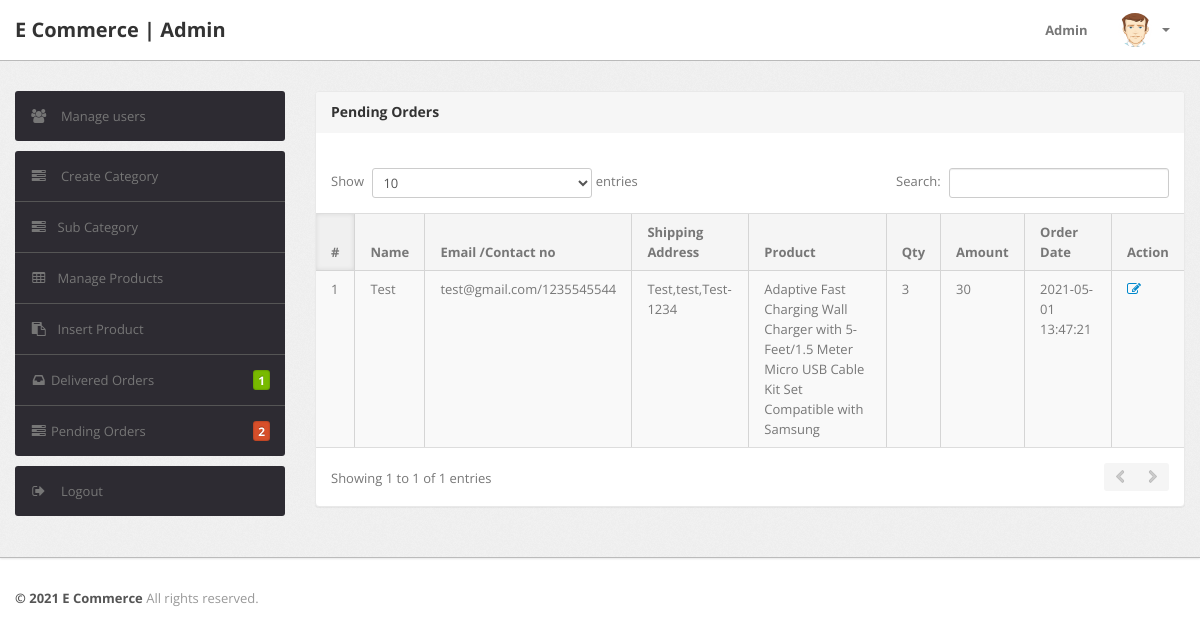
The app's page /admin/delivered-orders.php (signed in) with its own data.
### tables this page shows
CREATE TABLE `orders` (
  `id` int(11) NOT NULL,
  `userId` int(11) DEFAULT NULL,
  `productId` varchar(255) DEFAULT NULL,
  `quantity` int(11) DEFAULT NULL,
  `orderDate` timestamp NOT NULL DEFAULT current_timestamp(),
  `paymentMethod` varchar(50) DEFAULT NULL,
  `orderStatus` varchar(55) DEFAULT NULL
);

CREATE TABLE `users` (
  `Id` int(50) NOT NULL,
  `user_name` varchar(50) DEFAULT NULL,
  `user_password` varchar(50) DEFAULT NULL,
  `user_email` varchar(50) DEFAULT NULL,
  `user_phone` varchar(50) DEFAULT NULL,
  `user_type` varchar(50) DEFAULT NULL,
  `reg_date` datetime NOT NULL DEFAULT current_timestamp(),
  `shippingAddress` longtext DEFAULT NULL,
  `shippingState` varchar(255) DEFAULT NULL,
  `shippingCity` varchar(255) DEFAULT NULL,
  `shippingPincode` int(11) DEFAULT NULL,
  `billingAddress` longtext DEFAULT NULL,
  `billingState` varchar(255) DEFAULT NULL,
  `billingCity` varchar(255) DEFAULT NULL,
  `billingPincode` int(11) DEFAULT NULL
);

CREATE TABLE `products` (
  `id` int(11) NOT NULL,
  `productName` varchar(255) DEFAULT NULL,
  `productCompany` varchar(255) DEFAULT NULL,
  `productPrice` int(11) DEFAULT NULL,
  `productDescription` longtext DEFAULT NULL,
  `productImage1` varchar(255) DEFAULT NULL,
  `productImage2` varchar(255) DEFAULT NULL,
  `productImage3` varchar(255) DEFAULT NULL,
  `category` int(11) NOT NULL,
  `subCategory` int(11) DEFAULT NULL,
  `userId` int(11) NOT NULL,
  `productAvailability` varchar(255) DEFAULT NULL,
  `postingDate` timestamp NULL DEFAULT current_timestamp(),
  `sale_status` varchar(50) DEFAULT NULL,
  `updationDate` varchar(255) DEFAULT NULL,
  `status` varchar(100) NOT NULL DEFAULT 'active'
);

### admin/delivered-orders.php (the view, shortened to what this page needs)
<?php
include '../includes/config.php';
if(strlen($_SESSION['alogin'])==0)
	{
header('location:index.php');
}
else{
?>
<!DOCTYPE html>
<html lang="en">
<head>
	<link type="text/css" href="bootstrap/css/bootstrap.min.css" rel="stylesheet">
	<link type="text/css" href="bootstrap/css/bootstrap-responsive.min.css" rel="stylesheet">
	<link type="text/css" href="css/theme.css" rel="stylesheet">
	<link type="text/css" href="images/icons/css/font-awesome.css" rel="stylesheet">
</head>
<body>
<?php include('include/header.php');?>
	<div class="wrapper">
		<div class="container">
			<div class="row">
<?php include('include/sidebar.php');?>
			<div class="span9">
					<div class="content">
	<div class="module">
							<div class="module-head">
								<h3>Pending Orders</h3>
							</div>
							<div class="module-body table">
									<br />
								<table cellpadding="0" cellspacing="0" border="0" class="datatable-1 table table-bordered table-striped	 display table-responsive" >
									<thead>
										<tr>
											<th>#</th>
											<th> Name</th>
											<th width="50">Email /Contact no</th>
											<th>Shipping Address</th>
											<th>Product </th>
											<th>Qty </th>
											<th>Amount </th>
											<th>Order Date</th>
											<th>Action</th>
										</tr>
									</thead>
<tbody>
<?php
$st='Delivered';
$query=mysqli_query($con,"select users.user_name as username,users.user_email as useremail,users.user_phone as usercontact,users.shippingAddress as shippingaddress,users.shippingCity as shippingcity,users.shippingState as shippingstate,users.shippingPincode as shippingpincode,products.productName as productname,orders.quantity as quantity,orders.orderDate as orderdate,products.productPrice as productprice,orders.id as id from orders join users on orders.userId=users.id join products on products.id=orders.productId where orders.orderStatus='$st'");
$cnt=1;
while($row=mysqli_fetch_array($query))
{
?>
										<tr>
											<td><?php echo htmlentities($cnt);?></td>
											<td><?php echo htmlentities($row['username']);?></td>
											<td><?php echo htmlentities($row['useremail']);?>/<?php echo htmlentities($row['usercontact']);?></td>
											<td><?php echo htmlentities($row['shippingaddress'].",".$row['shippingcity'].",".$row['shippingstate']."-".$row['shippingpincode']);?></td>
											<td><?php echo htmlentities($row['productname']);?></td>
											<td><?php echo htmlentities($row['quantity']);?></td>
											<td><?php echo htmlentities($row['quantity']*$row['productprice']);?></td>
											<td><?php echo htmlentities($row['orderdate']);?></td>
											<td>    <a href="updateorder.php?oid=<?php echo htmlentities($row['id']);?>" title="Update order" target="_blank"><i class="icon-edit"></i></a>
											</td>
											</tr>
										<?php $cnt=$cnt+1; } ?>
										</tbody>
								</table>
							</div>
						</div>
					</div>
				</div>
			</div>
		</div>
	</div>
<?php include('include/footer.php');?>
</body>
<?php } ?>

### records on screen
orders: userId.user_name "Test", userId.user_email "test@gmail.com", userId.user_phone "1235545544", userId.shippingPincode "Test,test,Test-1234", productId.productName "Adaptive Fast Charging Wall Charger with 5-Feet/1.5 Meter Micro USB Cable Kit Set Compatible with Samsung", quantity "3", $row['quantity']*$row['productprice'] "30", orderDate "2021-05-01 13:47:21"

### other values on screen
$num1 "1"
$num "2"
